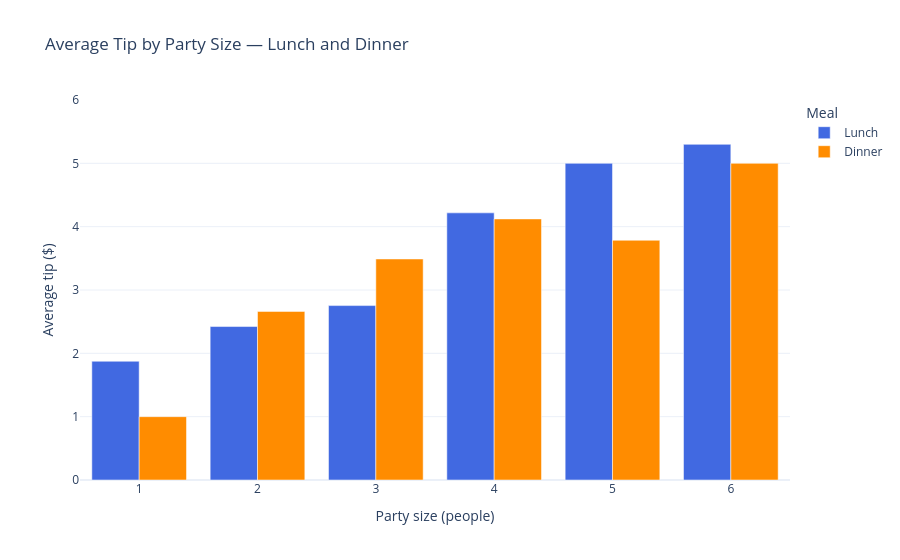

Source (notebook cell):
### Markdown cell above
## 14. Create the second static Plotly figure

The second figure should add different but related evidence rather than repeat the first figure in another style.

### Code cell
bars = px.bar(
    summary, x="party_size", y="average_tip", color="meal", barmode="group",
    hover_data={"average_tip": ":.2f", "records": True},
    labels={"party_size": "Party size (people)", "average_tip": "Average tip ($)",
            "meal": "Meal", "records": "Number of records"},
    color_discrete_map=meal_colors, category_orders={"meal": meal_order},
    title="Average Tip by Party Size — Lunch and Dinner",
    range_x=[0.5, 6.5], range_y=[0, 6], template="plotly_white"
)
bars.update_xaxes(dtick=1)
bars.show()

### Figure 1 — Plotly figure (JSON) as saved in the notebook; plotly's stock layout.template omitted (floating-point values rounded to 4 significant figures)
{"data": [{"alignmentgroup": "True", "customdata": [[2], [52], [5], [5], [1], [3]], "hovertemplate": "Meal=Lunch<br>Party size (people)=%{x}<br>Average tip ($)=%{y:.2f}<br>Number of records=%{customdata[0]}<extra></extra>", "legendgroup": "Lunch", "marker": {"color": "royalblue", "pattern": {"shape": ""}}, "name": "Lunch", "offsetgroup": "Lunch", "orientation": "v", "showlegend": true, "textposition": "auto", "type": "bar", "x": [1, 2, 3, 4, 5, 6], "xaxis": "x", "y": [1.875, 2.423, 2.754, 4.218, 5.0, 5.3], "yaxis": "y"}, {"alignmentgroup": "True", "customdata": [[2], [104], [33], [32], [4], [1]], "hovertemplate": "Meal=Dinner<br>Party size (people)=%{x}<br>Average tip ($)=%{y:.2f}<br>Number of records=%{customdata[0]}<extra></extra>", "legendgroup": "Dinner", "marker": {"color": "darkorange", "pattern": {"shape": ""}}, "name": "Dinner", "offsetgroup": "Dinner", "orientation": "v", "showlegend": true, "textposition": "auto", "type": "bar", "x": [1, 2, 3, 4, 5, 6], "xaxis": "x", "y": [1.0, 2.662, 3.49, 4.122, 3.785, 5.0], "yaxis": "y"}], "layout": {"barmode": "group", "legend": {"title": {"text": "Meal"}, "tracegroupgap": 0}, "title": {"text": "Average Tip by Party Size — Lunch and Dinner"}, "xaxis": {"anchor": "y", "domain": [0, 1], "dtick": 1, "range": [0.5, 6.5], "title": {"text": "Party size (people)"}}, "yaxis": {"anchor": "x", "domain": [0, 1], "range": [0, 6], "title": {"text": "Average tip ($)"}}}}
